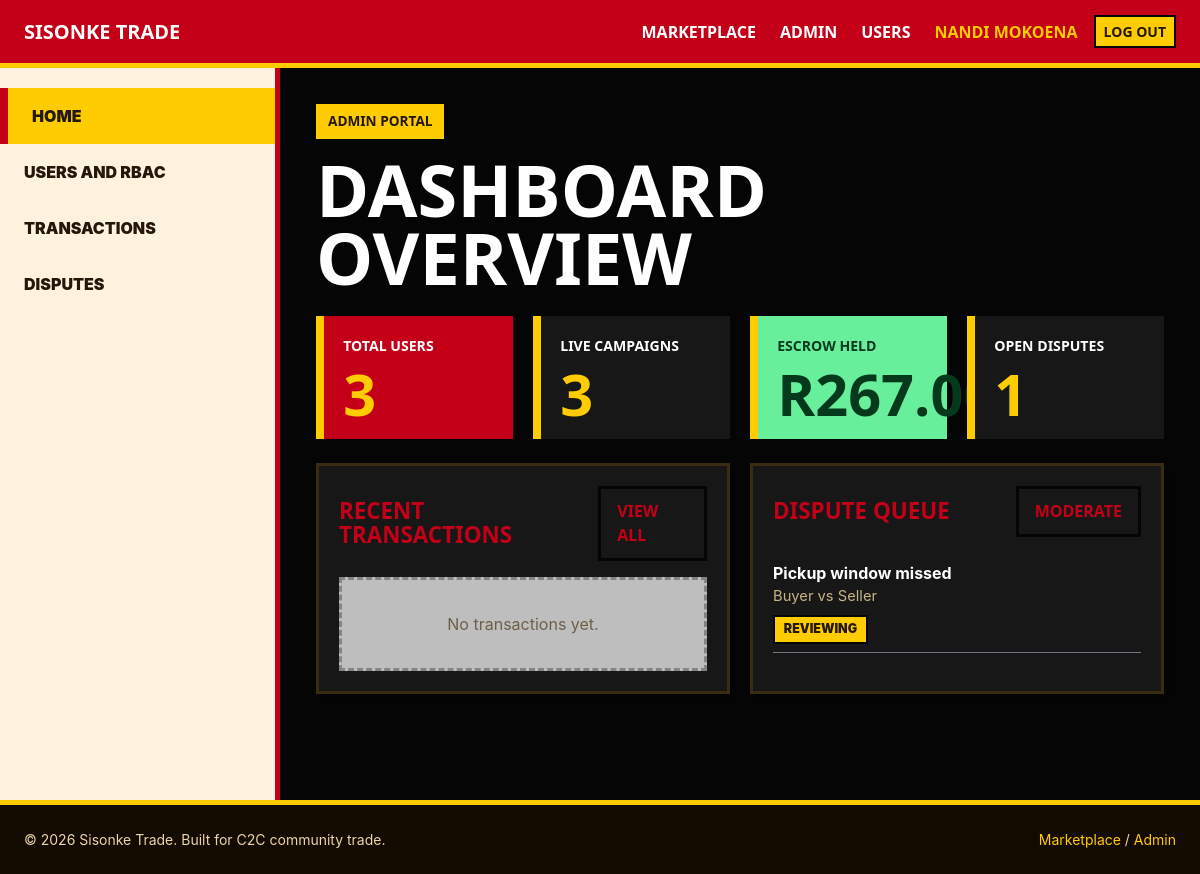
Page /admin/dashboard.php (signed in) on the committed database.
### tables this page shows
CREATE TABLE IF NOT EXISTS disputes (
  dispute_id INT AUTO_INCREMENT PRIMARY KEY,
  participant_id INT NULL,
  campaign_id INT NULL,
  buyer_id INT NULL,
  seller_id INT NULL,
  reason VARCHAR(255) NOT NULL,
  details TEXT NULL,
  status ENUM('open','reviewing','resolved','rejected') DEFAULT 'open',
  resolution_note TEXT NULL,
  created_at TIMESTAMP NOT NULL DEFAULT CURRENT_TIMESTAMP,
  resolved_at TIMESTAMP NULL DEFAULT NULL,
  INDEX (participant_id),
  INDEX (campaign_id),
  INDEX (buyer_id),
  INDEX (seller_id),
  CONSTRAINT disputes_participant_fk FOREIGN KEY (participant_id)
    REFERENCES campaign_participants (participant_id) ON DELETE SET NULL,
  CONSTRAINT disputes_campaign_fk FOREIGN KEY (campaign_id)
    REFERENCES group_buy_campaigns (campaign_id) ON DELETE SET NULL,
  CONSTRAINT disputes_buyer_fk FOREIGN KEY (buyer_id)
    REFERENCES buyers (buyer_id) ON DELETE SET NULL,
  CONSTRAINT disputes_seller_fk FOREIGN KEY (seller_id)
    REFERENCES sellers (seller_id) ON DELETE SET NULL
);

### includes/marketplace_service.php (called while the page is built, shortened)
<?php
function sisonke_e(mixed $value): string
{
    return htmlspecialchars((string) $value, ENT_QUOTES, 'UTF-8');
}
function sisonke_money(float|int|string $amount): string
{
    return 'R' . number_format((float) $amount, 2);
}
function sisonke_bootstrap_marketplace_schema(PDO $pdo): void
{
    static $bootstrapped = false;
    if ($bootstrapped) {
        return;
    }
    $bootstrapped = true;
}
function sisonke_fetch_admin_summary(PDO $pdo): array
{
    $stmt = $pdo->query(
        "SELECT
            (SELECT COUNT(*) FROM users) AS total_users,
            (SELECT COUNT(*) FROM group_buy_campaigns WHERE status IN ('active','fulfilled')) AS live_campaigns,
            (SELECT COALESCE(SUM(total_amount), 0) FROM escrow_payments WHERE status = 'held') AS escrow_held,
            (SELECT COUNT(*) FROM disputes WHERE status IN ('open','reviewing')) AS open_disputes,
            (SELECT COUNT(*) FROM transactions WHERE status = 'completed') AS completed_transactions"
    );
    return $stmt->fetch() ?: [];
}
function sisonke_fetch_admin_transactions(PDO $pdo): array
{
    $stmt = $pdo->query(
        "SELECT
            t.transaction_id,
            t.escrow_id,
            t.participant_id,
            t.reference_number,
            t.amount,
            t.payment_method,
            t.status AS transaction_status,
            t.created_at,
            e.status AS escrow_status,
            e.released_at,
            buyer.full_name AS buyer_name,
            seller_user.full_name AS seller_name,
            s.business_name,
            p.name AS product_name
         FROM transactions t
         INNER JOIN escrow_payments e ON e.escrow_id = t.escrow_id
         INNER JOIN users buyer ON buyer.user_id = t.buyer_id
         INNER JOIN sellers s ON s.seller_id = t.seller_id
         INNER JOIN users seller_user ON seller_user.user_id = s.seller_id
         LEFT JOIN campaign_participants cp ON cp.participant_id = t.participant_id
         LEFT JOIN group_buy_campaigns c ON c.campaign_id = cp.campaign_id
         LEFT JOIN products p ON p.product_id = c.product_id
         ORDER BY t.created_at DESC"
    );
    return $stmt->fetchAll();
}
function sisonke_fetch_admin_disputes(PDO $pdo): array
{
    $stmt = $pdo->query(
        "SELECT
            d.*,
            buyer.full_name AS buyer_name,
            seller_user.full_name AS seller_name,
            s.business_name,
            p.name AS product_name,
            t.reference_number
         FROM disputes d
         LEFT JOIN users buyer ON buyer.user_id = d.buyer_id
         LEFT JOIN sellers s ON s.seller_id = d.seller_id
         LEFT JOIN users seller_user ON seller_user.user_id = s.seller_id
         LEFT JOIN group_buy_campaigns c ON c.campaign_id = d.campaign_id
         LEFT JOIN products p ON p.product_id = c.product_id
         LEFT JOIN transactions t ON t.participant_id = d.participant_id
         ORDER BY FIELD(d.status, 'open', 'reviewing', 'resolved', 'rejected'), d.created_at DESC"
    );
    return $stmt->fetchAll();
}

### admin/dashboard.php (the view, shortened to what this page needs)
<?php
require_once dirname(__DIR__) . '/includes/auth_check.php';
require_once dirname(__DIR__) . '/includes/marketplace_service.php';
$summary = sisonke_fetch_admin_summary($pdo);
$transactions = array_slice(sisonke_fetch_admin_transactions($pdo), 0, 5);
$disputes = array_slice(sisonke_fetch_admin_disputes($pdo), 0, 4);
require_once dirname(__DIR__) . '/includes/header.php';
?>
<div class="admin-shell">
    <?php require dirname(__DIR__) . '/includes/admin_sidebar.php'; ?>
    <section class="admin-content">
        <span class="st-kicker">Admin portal</span>
        <h1 class="st-title mb-4">Dashboard overview</h1>
        <div class="st-grid st-grid-4 mb-4">
            <div class="st-metric st-metric-red">
                <span class="st-metric-label">Total users</span>
                <span class="st-metric-value"><?= (int) $summary['total_users'] ?></span>
            </div>
            <div class="st-metric">
                <span class="st-metric-label">Live campaigns</span>
                <span class="st-metric-value"><?= (int) $summary['live_campaigns'] ?></span>
            </div>
            <div class="st-metric st-metric-green">
                <span class="st-metric-label">Escrow held</span>
                <span class="st-metric-value"><?= sisonke_money($summary['escrow_held']) ?></span>
            </div>
            <div class="st-metric">
                <span class="st-metric-label">Open disputes</span>
                <span class="st-metric-value"><?= (int) $summary['open_disputes'] ?></span>
            </div>
        </div>
        <div class="st-grid st-grid-2">
            <article class="st-card st-card-dark">
                <div class="st-card-body">
                    <div class="d-flex justify-content-between align-items-center gap-2 mb-3">
                        <h2 class="st-card-title mb-0">Recent transactions</h2>
                        <a class="st-btn st-btn-outline" href="<?= sisonke_e(SISONKE_BASE_URL) ?>/admin/transactions.php">View all</a>
                    </div>
                    <?php if ($transactions === []): ?>
                        <div class="st-empty">No transactions yet.</div>
                    <?php endif; ?>
                </div>
            </article>
            <article class="st-card st-card-dark">
                <div class="st-card-body">
                    <div class="d-flex justify-content-between align-items-center gap-2 mb-3">
                        <h2 class="st-card-title mb-0">Dispute queue</h2>
                        <a class="st-btn st-btn-outline" href="<?= sisonke_e(SISONKE_BASE_URL) ?>/admin/disputes.php">Moderate</a>
                    </div>
                    <?php if ($disputes === []): ?>
                        <div class="st-empty">No open disputes.</div>
                    <?php else: ?>
                        <?php foreach ($disputes as $dispute): ?>
                            <div class="border-bottom border-secondary py-2">
                                <strong><?= sisonke_e($dispute['reason']) ?></strong>
                                <div class="st-meta"><?= sisonke_e($dispute['buyer_name'] ?? 'Buyer') ?> vs <?= sisonke_e($dispute['business_name'] ?? 'Seller') ?></div>
                                <span class="st-badge mt-2"><?= sisonke_e($dispute['status']) ?></span>
                            </div>
                        <?php endforeach; ?>
                    <?php endif; ?>
                </div>
            </article>
        </div>
    </section>
</div>
<?php
require_once dirname(__DIR__) . '/includes/footer.php';

### assets/css/style.css (style rules this page uses)
*, *::before, *::after { box-sizing: border-box; }
body { margin: 0; font-family: system-ui, sans-serif; line-height: 1.5; color: #1a1a1a; background: #f6f7f9; }
.website-page { --st-red: #c40018; --st-red-dark: #8d0012; --st-yellow: #ffcc00; --st-cream: #fff4df; --st-sand: #f8dfb4; --st-ink: #23180a; --st-muted: #6d6049; --st-black: #050505; min-height: 100vh; display: flex; flex-direction: column; background: var(--st-cream); color: var(--st-ink); font-family: "Inter", system-ui, -apple-system, BlinkMacSystemFont, "Segoe UI", sans-serif; }
.sisonke-brand, .sisonke-navbar .nav-link, .st-title, .st-kicker, .st-card-title, .st-section-title, .st-metric-label, .st-metric-value, .st-btn, .sisonke-btn-yellow, .table th { font-family: "Space Grotesk", "Arial Black", system-ui, sans-serif; font-weight: 700; letter-spacing: 0; text-transform: uppercase; }
.st-page-dark { background: var(--st-black); color: #fff; }
.st-title { max-width: 820px; margin: 0; font-size: clamp(2.5rem, 6vw, 5rem); line-height: 0.95; }
.st-kicker { display: inline-block; margin-bottom: 1rem; padding: 0.45rem 0.75rem; background: var(--st-yellow); color: var(--st-ink); font-size: 0.85rem; }
.st-grid { display: grid; gap: 1.25rem; }
.st-grid-2 { grid-template-columns: repeat(2, minmax(0, 1fr)); }
.st-grid-4 { grid-template-columns: repeat(4, minmax(0, 1fr)); }
.st-card { border: 3px solid var(--st-black); border-radius: 0; background: #fff; color: var(--st-ink); box-shadow: 6px 6px 0 rgba(0, 0, 0, 0.12); }
.st-card-dark { border-color: #3a2c13; background: #171717; color: #fff; }
.st-card-body { padding: 1.25rem; }
.st-card-title { margin: 0; color: var(--st-red); font-size: 1.4rem; line-height: 1.1; }
.st-meta { color: var(--st-muted); font-size: 0.92rem; }
.st-card-dark .st-meta { color: #c8b384; }
.st-btn { display: inline-flex; align-items: center; justify-content: center; gap: 0.45rem; min-height: 42px; padding: 0.65rem 1rem; border: 3px solid var(--st-black); border-radius: 0; background: var(--st-red); color: #fff; text-decoration: none; }
.st-btn-outline { background: transparent; color: var(--st-red); }
.st-badge { display: inline-flex; align-items: center; min-height: 26px; padding: 0.2rem 0.55rem; border: 2px solid var(--st-black); background: var(--st-yellow); color: var(--st-ink); font-size: 0.78rem; font-weight: 900; text-transform: uppercase; }
.st-metric { border-left: 8px solid var(--st-yellow); padding: 1.2rem; background: #171717; color: #fff; }
.st-metric-red { background: var(--st-red); }
.st-metric-green { background: #68ef9b; color: #05391c; }
.st-metric-label { display: block; font-size: 0.88rem; }
.st-metric-value { display: block; margin-top: 0.75rem; color: var(--st-yellow); font-size: clamp(2rem, 5vw, 3.6rem); line-height: 0.9; }
.st-metric-green .st-metric-value { color: #05391c; }
.admin-shell { display: grid; grid-template-columns: minmax(220px, 280px) 1fr; min-height: calc(100vh - 68px); background: var(--st-black); }
.admin-content { min-width: 0; padding: clamp(1.25rem, 3vw, 2.5rem); color: #fff; }
.st-empty { border: 3px dashed rgba(0, 0, 0, 0.3); padding: 2rem; background: rgba(255, 255, 255, 0.72); color: var(--st-muted); text-align: center; }

### rows in the picture
disputes: reason "Pickup window missed", buyer_name "Buyer", business_name "Seller", status "REVIEWING"

### other values in the picture
$link['label'] "MARKETPLACE"
$link['label'] "ADMIN"
$link['label'] "USERS"
$name !== '' ? $name : ucfirst($role) "NANDI MOKOENA"
sisonke_t('nav_logout') "LOG OUT"
sisonke_e($link['label']) "HOME"
sisonke_e($link['label']) "USERS AND RBAC"
sisonke_e($link['label']) "TRANSACTIONS"
sisonke_e($link['label']) "DISPUTES"
$summary['total_users'] "3"
$summary['live_campaigns'] "3"
sisonke_money($summary['escrow_held']) "R267.00"
$summary['open_disputes'] "1"
sisonke_t('footer_built') "Built for C2C community trade."
sisonke_t('nav_marketplace') "Marketplace"
